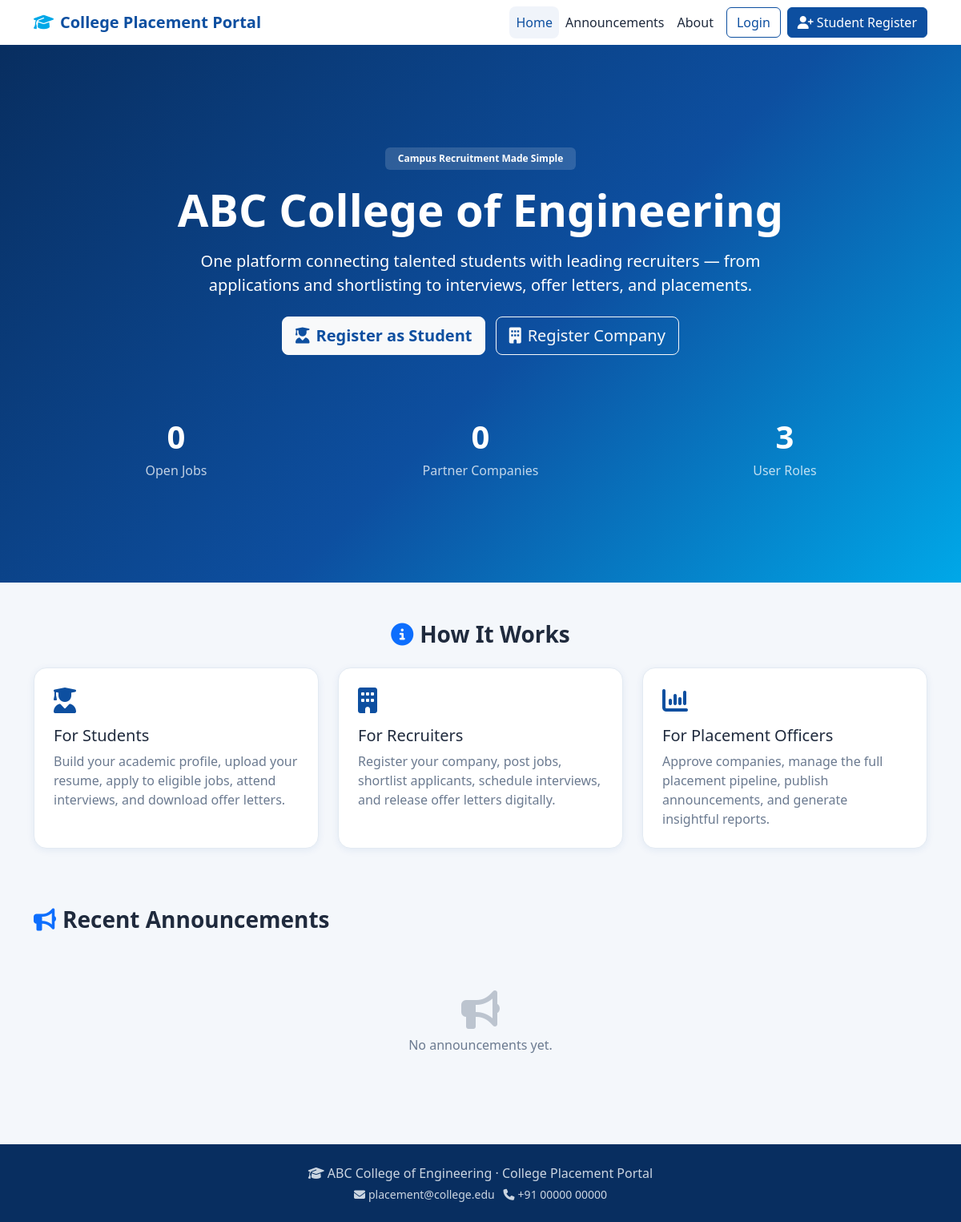
The page / on the database its author committed.
### models.py (models this page shows, shortened)
class Setting(db.Model):
    __tablename__ = "settings"
    id = db.Column(db.Integer, primary_key=True)
    key = db.Column(db.String(50), nullable=False, unique=True)
    value = db.Column(db.String(300), nullable=True)

### blueprints/main.py (the view)
@main_bp.route("/")
def index():
    announcements = Announcement.query.order_by(
        Announcement.created_at.desc()).limit(5).all()
    job_count = Job.query.filter_by(is_active=True).count()
    company_count = Company.query.filter_by(is_approved=True).count()
    return render_template(
        "main/index.html",
        announcements=announcements,
        job_count=job_count,
        company_count=company_count,
    )

### app.py (called while the page is built)
def create_app():
    app = Flask(__name__)
    app.config.from_object(Config)
    db.init_app(app)
    login_manager.init_app(app)
    from models import User
    @login_manager.user_loader
    def load_user(user_id):
        return db.session.get(User, int(user_id))
    from datetime import datetime as _datetime
    from models import Setting as _Setting
    @app.context_processor
    def inject_globals():
        def setting(key, default=""):
            record = _Setting.query.filter_by(key=key).first()
            return record.value if record and record.value else default
        return dict(now=_datetime.now, setting=setting)
    _register_blueprints(app)
    _register_error_handlers(app)
    _ensure_upload_folders()
    with app.app_context():
        db.create_all()
        _seed_defaults()
    return app

### templates/main/index.html (shortened to what this page needs)
{% extends 'layouts/base.html' %}
{% block body %}
<nav class="navbar navbar-expand-lg public-navbar sticky-top">
  <div class="container">
    <a class="navbar-brand" href="{{ url_for('main.index') }}">
      <i class="fa-solid fa-graduation-cap me-2"></i>{{ setting('site_name') }}
    </a>
    <div class="collapse navbar-collapse" id="publicNav">
      <ul class="navbar-nav ms-auto align-items-lg-center">
        <li class="nav-item"><a class="nav-link active" href="{{ url_for('main.index') }}">Home</a></li>
        <li class="nav-item"><a class="nav-link" href="{{ url_for('main.announcements') }}">Announcements</a></li>
        <li class="nav-item"><a class="nav-link" href="{{ url_for('main.about') }}">About</a></li>
        {% if current_user.is_authenticated %}
          {% if current_user.role == 'student' %}
            <li class="nav-item"><a class="nav-link" href="{{ url_for('student.dashboard') }}">My Dashboard</a></li>
          {% elif current_user.role == 'recruiter' %}
            <li class="nav-item"><a class="nav-link" href="{{ url_for('recruiter.dashboard') }}">My Dashboard</a></li>
          {% else %}
            <li class="nav-item"><a class="nav-link" href="{{ url_for('admin.dashboard') }}">Admin Panel</a></li>
          {% endif %}
          <li class="nav-item"><a class="btn btn-outline-primary ms-lg-2" href="{{ url_for('auth.logout') }}"><i class="fa-solid fa-right-from-bracket me-1"></i>Logout</a></li>
        {% else %}
          <li class="nav-item"><a class="btn btn-outline-primary ms-lg-2" href="{{ url_for('auth.login') }}">Login</a></li>
          <li class="nav-item"><a class="btn btn-primary ms-lg-2" href="{{ url_for('auth.register') }}"><i class="fa-solid fa-user-plus me-1"></i>Student Register</a></li>
        {% endif %}
      </ul>
    </div>
  </div>
</nav>
<section class="hero text-center">
  <div class="container py-5">
    <span class="badge mb-3 px-3 py-2">Campus Recruitment Made Simple</span>
    <h1 class="display-4">{{ setting('college_name') }}</h1>
    <p class="lead mx-auto mt-3" style="max-width: 720px;">
      One platform connecting talented students with leading recruiters — from applications and shortlisting
      to interviews, offer letters, and placements.
    </p>
    <div class="mt-4">
      {% if not current_user.is_authenticated %}
        <a href="{{ url_for('auth.register') }}" class="btn btn-light btn-lg me-2"><i class="fa-solid fa-user-graduate me-2"></i>Register as Student</a>
        <a href="{{ url_for('auth.register_recruiter') }}" class="btn btn-outline-light btn-lg"><i class="fa-solid fa-building me-2"></i>Register Company</a>
      {% else %}
        <a href="{{ url_for('auth.change_password') }}" class="btn btn-light btn-lg"><i class="fa-solid fa-key me-2"></i>Account Settings</a>
      {% endif %}
    </div>
    <div class="row justify-content-center text-center mt-5 g-4">
      <div class="col-4">
        <div class="fs-1 fw-bold">{{ job_count }}</div>
        <div class="opacity-75">Open Jobs</div>
      </div>
      <div class="col-4">
        <div class="fs-1 fw-bold">{{ company_count }}</div>
        <div class="opacity-75">Partner Companies</div>
      </div>
      <div class="col-4">
        <div class="fs-1 fw-bold">3</div>
        <div class="opacity-75">User Roles</div>
      </div>
    </div>
  </div>
</section>
<section class="py-5">
  <div class="container">
    <h3 class="text-center fw-bold mb-4"><i class="fa-solid fa-circle-info text-primary me-2"></i>How It Works</h3>
    <div class="row g-4">
      <div class="col-md-4">
        <div class="landing-feature h-100">
          <i class="fa-solid fa-user-graduate mb-3 d-block"></i>
          <h5>For Students</h5>
          <p class="muted mb-0">Build your academic profile, upload your resume, apply to eligible jobs, attend interviews, and download offer letters.</p>
        </div>
      </div>
      <div class="col-md-4">
        <div class="landing-feature h-100">
          <i class="fa-solid fa-building mb-3 d-block"></i>
          <h5>For Recruiters</h5>
          <p class="muted mb-0">Register your company, post jobs, shortlist applicants, schedule interviews, and release offer letters digitally.</p>
        </div>
      </div>
      <div class="col-md-4">
        <div class="landing-feature h-100">
          <i class="fa-solid fa-chart-column mb-3 d-block"></i>
          <h5>For Placement Officers</h5>
          <p class="muted mb-0">Approve companies, manage the full placement pipeline, publish announcements, and generate insightful reports.</p>
        </div>
      </div>
    </div>
  </div>
</section>
<section class="py-4 pb-5">
  <div class="container">
    <h3 class="fw-bold mb-4"><i class="fa-solid fa-bullhorn text-primary me-2"></i>Recent Announcements</h3>
    {% if announcements %}
      <div class="row g-3">
        {% for a in announcements %}
          <div class="col-md-6 col-lg-4">
            <div class="card h-100">
              <div class="card-body">
                <span class="badge bg-primary mb-2">{{ a.category|upper }}</span>
                <h6 class="card-title">{{ a.title }}</h6>
                <p class="card-text small muted">{{ a.content|truncate(120) }}</p>
                <div class="small muted"><i class="fa-regular fa-clock me-1"></i>{{ a.created_at.strftime('%d %b %Y') }}</div>
              </div>
            </div>
          </div>
        {% endfor %}
      </div>
      <div class="text-center mt-4">
        <a href="{{ url_for('main.announcements') }}" class="btn btn-outline-primary">View All Announcements</a>
      </div>
    {% else %}
      <div class="empty-state">
        <i class="fa-solid fa-bullhorn"></i>
        <p class="mt-2">No announcements yet.</p>
      </div>
    {% endif %}
  </div>
</section>
<footer class="site-footer py-4">
  <div class="container text-center">
    <p class="mb-1"><i class="fa-solid fa-graduation-cap me-1"></i>{{ setting('college_name') }} &middot; {{ setting('site_name') }}</p>
    <div class="small">
      <i class="fa-solid fa-envelope me-1"></i>{{ setting('contact_email') }} &nbsp;
      <i class="fa-solid fa-phone me-1"></i>{{ setting('contact_phone') }}
    </div>
  </div>
</footer>
{% endblock %}

### static/css/style.css (style rules this page uses)
:root { --pp-primary: #0d4fa0; --pp-primary-dark: #0a3d80; --pp-primary-darker: #082e60; --pp-accent: #00a8e8; --pp-bg: #f4f7fb; --pp-sidebar: #0b2e59; --pp-sidebar-active: #123f78; --pp-text: #1f2a3d; --pp-muted: #6b7a90; --pp-border: #e3eaf2; --pp-success: #16a34a; --pp-danger: #dc2626; --pp-warning: #d97706; --pp-shadow: 0 2px 10px rgba(13, 79, 160, 0.08); --pp-shadow-lg: 0 10px 30px rgba(13, 79, 160, 0.12); }
* { box-sizing: border-box; }
body { font-family: "Segoe UI", Roboto, "Helvetica Neue", Arial, sans-serif; background-color: var(--pp-bg); color: var(--pp-text); min-height: 100vh; }
a { text-decoration: none; }
.public-navbar { background: #ffffff; box-shadow: 0 1px 4px rgba(13, 79, 160, 0.12); }
.public-navbar .navbar-brand { font-weight: 700; color: var(--pp-primary); font-size: 1.25rem; }
.public-navbar .navbar-brand i { color: var(--pp-accent); }
.public-navbar .nav-link { color: var(--pp-text); font-weight: 500; padding: 0.5rem 1rem; border-radius: 0.5rem; transition: all 0.2s ease; }
.public-navbar .nav-link:hover, .public-navbar .nav-link.active { color: var(--pp-primary); background: rgba(13, 79, 160, 0.06); }
.hero { background: linear-gradient(135deg, var(--pp-primary-darker), var(--pp-primary) 55%, var(--pp-accent)); color: #fff; padding: 5rem 0; }
.hero .badge { background: rgba(255, 255, 255, 0.15); }
.hero h1 { font-weight: 800; }
.hero .btn-light { color: var(--pp-primary); font-weight: 600; }
.landing-feature { background: #fff; border: 1px solid var(--pp-border); border-radius: 1rem; padding: 1.5rem; box-shadow: var(--pp-shadow); transition: transform 0.25s ease, box-shadow 0.25s ease; }
.landing-feature i { font-size: 2rem; color: var(--pp-primary); }
.site-footer { background: var(--pp-primary-darker); color: #cbd5e1; }
.btn-primary { background: var(--pp-primary); border-color: var(--pp-primary); }
.btn-outline-primary { color: var(--pp-primary); border-color: var(--pp-primary); }
.muted { color: var(--pp-muted); }
.empty-state { text-align: center; padding: 3rem 1rem; color: var(--pp-muted); }
.empty-state i { font-size: 3rem; opacity: 0.4; }

### rows shown on the page
Setting: value "College Placement Portal"
Setting: value "ABC College of Engineering"
Setting: value "placement@college.edu"
Setting: value "+91 00000 00000"

### other values the page prints
{{ job_count }} "0"
{{ company_count }} "0"
